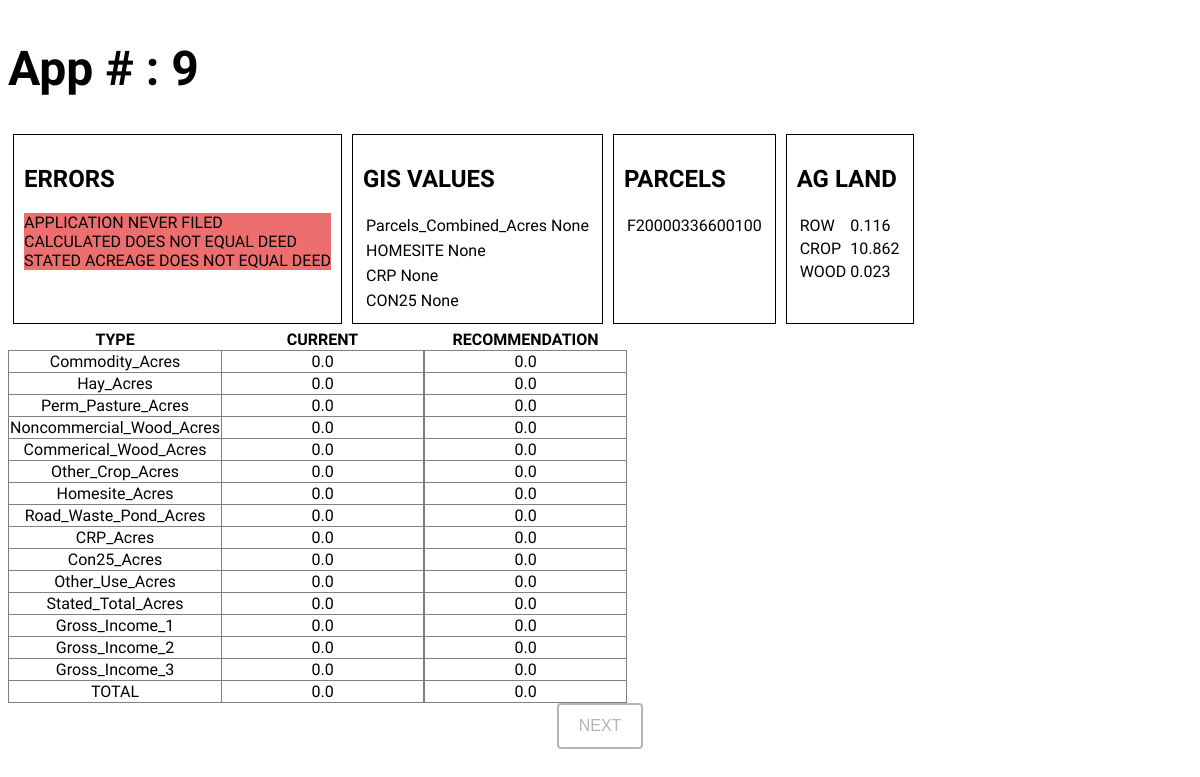
Screenshot of /9 with the database file from the repository.
### models.py (models this page shows)
class CAUVApp(db.Model):
    id = db.Column(
        type_=db.Integer,
        primary_key=True,
    )
    AG_APP = db.Column(
        type_=db.String(30),
        nullable=False
    )
    Commodity_Acres = db.Column(
        type_=db.Float(3),
    )
    Hay_Acres = db.Column(
        type_=db.Float(3),
    )
    Perm_Pasture_Acres = db.Column(
        type_=db.Float(3),
    )
    Noncommercial_Wood_Acres = db.Column(
        type_=db.Float(3),
    )
    Commerical_Wood_Acres = db.Column(
        type_=db.Float(3),
    )
    Other_Crop_Acres = db.Column(
        type_=db.Float(3),
    )
    Homesite_Acres = db.Column(
        type_=db.Float(3),
    )
    Road_Waste_Pond_Acres = db.Column(
        type_=db.Float(3),
    )
    CRP_Acres = db.Column(
        type_=db.Float(3),
    )
    Con25_Acres = db.Column(
        type_=db.Float(3),
    )
    Other_Use_Acres = db.Column(
        type_=db.Float(3),
    )
    Stated_Total_Acres = db.Column(
        type_=db.Float(3),
        nullable=False,
    )
    Gross_Income_1 = db.Column(
        type_=db.Float(2),
    )
    Gross_Income_2 = db.Column(
        type_=db.Float(2),
    )
    Gross_Income_3 = db.Column(
        type_=db.Float(2),
    )

### routes.py (the view)
@app.route('/<int:id>', methods = ['POST', 'GET'])
def base(id):
    next_id = id + 1
    if request.method == "POST":
        return redirect('/' + str(next_id))
    else:
        app_select = CAUVApp.query.filter(CAUVApp.AG_APP == id).first()
        if app_select is None:
            return redirect('/' + str(next_id))
        else:
            current = current_app(id)
            current_sum = current_app_sum(id)
            AG_LAND_parcels = parcel_view(id)
            AG_LAND_parcel_sum = parcel_sum(AG_LAND_parcels)
            AG_LAND_land = land_view(id)
            AG_LAND_land_sum = land_sum(AG_LAND_land)
            errors_compiled = compiled_errors(
                app_num=id,
                parcel_sum=AG_LAND_parcel_sum,
                AG_LAND_land=AG_LAND_land,
                current_sum=current_sum,
            )
            app_recommendation = recommendation(
                app_num=id,
                AG_LAND_parcel=AG_LAND_parcels,
                AG_LAND_land=AG_LAND_land,
                errors=errors_compiled,
            )
            app_recommendation_sum = recommendation_sum(app_recommendation)
            if len(errors_compiled) == 0:
                return redirect('/' + str(next_id))
            return render_template(
                'index.html',
                appNum=id,
                errors=errors_compiled,
                current=current,
                current_sum=current_sum,
                AG_LAND_parcels=AG_LAND_parcels,
                AG_LAND_parcel_sum=AG_LAND_parcel_sum,
                AG_LAND_land=AG_LAND_land,
                AG_LAND_land_sum=AG_LAND_land_sum,
                recommendation=app_recommendation,
                recommendation_sum=app_recommendation_sum,
            )

### AG_LAND.py (called while the page is built)
def parcel_view(app_num):
    parcels= []
    parcels_dict_list = []
    app_select = AG_LAND.query.filter(AG_LAND.AGAPPL == app_num).all()
    for row in app_select:
        if row.PARID in parcels:
            continue
        else:
            parcels.append(row.PARID)
    for parcel in parcels:
        parcels_dict ={
        "PARID": None,
        "PARCEL_ACREAGE": None,
        }
        parcels_dict['PARID'] = parcel
        parcel_query = AG_LAND.query.filter(
            AG_LAND.AGAPPL == app_num,
            AG_LAND.PARID == parcel
        ).first()
        parcels_dict['PARCEL_ACREAGE'] = round(parcel_query.PARCEL_ACREAGE,3)
        parcels_dict_list.append(parcels_dict)
    return parcels_dict_list

def parcel_sum(parcels_dict_list):
    parcels_sum = []
    for each in parcels_dict_list:
        parcels_sum.append(each['PARCEL_ACREAGE'])
    total_acres = round(sum(parcels_sum),3)
    return total_acres

def land_view(app_num):
    app_select = AG_LAND.query.filter(AG_LAND.AGAPPL == app_num).all()
    land = []
    land_dict_list = []
    for row in app_select:
        if row.LAND_USE_TYPE in land:
            continue
        else:
            land.append(row.LAND_USE_TYPE)
    for type in land:
        land_dict = {
        "LAND_USE_TYPE": None,
        "LAND_USE_ACRES": None,
        }
        land_dict['LAND_USE_TYPE'] = type
        land_query = AG_LAND.query.filter(
            AG_LAND.AGAPPL == app_num,
            AG_LAND.LAND_USE_TYPE == type
        ).all()
        land_type_sum = []
        for each in land_query:
            land_type_sum.append(each.LAND_USE_ACRES)
        land_dict['LAND_USE_ACRES'] = round(sum(land_type_sum),3)
        land_dict_list.append(land_dict)
    return land_dict_list

def land_sum(land_dict_list):
    land_sum = []
    for each in land_dict_list:
        land_sum.append(each['LAND_USE_ACRES'])
    total_acres = round(sum(land_sum),3)
    return total_acres

### CURRENT.py (called while the page is built)
def current_app_sum(app_num):
    app_select = CAUVApp.query.filter(CAUVApp.AG_APP == app_num).first()
    app_sum = [
        app_select.Commodity_Acres,
        app_select.Hay_Acres,
        app_select.Noncommercial_Wood_Acres,
        app_select.Commerical_Wood_Acres,
        app_select.Other_Crop_Acres,
        app_select.Homesite_Acres,
        app_select.Road_Waste_Pond_Acres,
        app_select.CRP_Acres,
        app_select.Con25_Acres,
        app_select.Other_Use_Acres,
    ]
    return round(sum(app_sum),3)

### templates/index.html (shortened to what this page needs)
{% extends 'base.html' %}
{% block body %}
<div class="APPNUM">
  <h1>
  App # : {{ appNum }}
  </h1>
</div>
<div class="GENERAL_INFO">
  <div class="GENERAL_INFO_ITEM">
    <h2>ERRORS</h2>
    {% for each in errors %}
      <div class="ERRORS">
        {{each}}
      </div>
    {% endfor %}
  </div>
  <div class="GENERAL_INFO_ITEM">
    <h2>GIS VALUES</h2>
    {% for each in current['GIS_VALUES'] %}
    <table>
      <tr>
        <td>
          {{each}}
        </td>
        <td>
          {{ current['GIS_VALUES'][each] }}
        </td>
      </tr>
    </table>
    {% endfor %}
  </div>
  <div class="GENERAL_INFO_ITEM">
    <h2>PARCELS</h2>
    <table>
      {% for each in AG_LAND_parcels %}
      <tr>
        <td>
          {{ each['PARID'] }}
        </td>
      </tr>
      {% endfor %}
    </table>
  </div>
  <div class="GENERAL_INFO_ITEM">
    <h2>AG LAND</h2>
    <table>
      {% for each in AG_LAND_land %}
      <tr>
        <td>
          {{ each['LAND_USE_TYPE'] }}
        </td>
        <td>
          {{ each['LAND_USE_ACRES'] }}
        </td>
      </tr>
      {% endfor %}
    </table>
  </div>
</div>
<div class="APP">
  <table>
    <tr>
      <th>TYPE</th>
      <th>CURRENT</th>
    </tr>
    {% for each in current['APP_VALUES'] %}
      <tr>
        <td>
          {{ each }}
        </td>
        <td>
          {{ current['APP_VALUES'][each] }}
        </td>
      </tr>
    {% endfor %}
    <tr>
      <td>TOTAL</td>
      <td>
        {{ current_sum }}
      </td>
    </tr>
  </table>
  <table>
    <tr>
      <th>RECOMMENDATION</th>
    </tr>
    {% for each in recommendation %}
    <tr>
      <td>
          {{ recommendation[each] }}
      </td>
    </tr>
    {% endfor %}
    <tr>
      <td>
        {{ recommendation_sum }}
      </td>
    </tr>
  </table>
</div>
<form method="post">
  <input type="submit" id="submit" name="submit" value="NEXT">
</form>
{% endblock %}

### static/css/main.css (style rules this page uses)
body { font-family: 'Oxygen', sans-serif; font-size: 16px; text-align: center; display: flex; flex-direction: column; justify-content: center; }
.APPNUM { font-size: 24px; text-align: left; }
.GENERAL_INFO { display: flex; text-align: left; flex-direction: row; }
.GENERAL_INFO_ITEM { padding: 10px; border: solid 1px black; margin: 5px; }
.ERRORS { background-color: hsl(0, 78%, 68%); }
.APP { display: flex; flex-direction: row; }
.APP table { border-collapse: collapse; padding: 5px; }
.APP td { border: solid 1px gray; }
.APP th { width: 200px; }
#submit { color: hsla(0, 0%, 71%, 1); font-size: 16px; background-color: hsla(0, 0%, 100%, 1); padding: 12px 20px; border: 2px solid hsla(0, 0%, 71%, 1); border-radius: 4px; }

### rows the page displays
CAUVApp: Commodity_Acres "0.0" "0.0" "0.0" "0.0" "0.0" "0.0" "0.0" "0.0" "0.0" "0.0" "0.0" "0.0" "0.0" "0.0" "0.0", Commodity_Acres "0.0" "0.0" "0.0" "0.0" "0.0" "0.0" "0.0" "0.0" "0.0" "0.0" "0.0" "0.0" "0.0" "0.0" "0.0"

### other values shown
{{ appNum }} "9"
{{ each }} "APPLICATION NEVER FILED" "CALCULATED DOES NOT EQUAL DEED" "STATED ACREAGE DOES NOT EQUAL DEED"
{{ each }} "Parcels_Combined_Acres" "HOMESITE" "CRP" "CON25"
{{ current['GIS_VALUES'][each] }} "None" "None" "None" "None"
{{ each['PARID'] }} "F20000336600100"
{{ each['LAND_USE_TYPE'] }} "ROW" "CROP" "WOOD"
{{ each['LAND_USE_ACRES'] }} "0.116" "10.862" "0.023"
{{ each }} "Commodity_Acres" "Hay_Acres" "Perm_Pasture_Acres" "Noncommercial_Wood_Acres" "Commerical_Wood_Acres" "Other_Crop_Acres" "Homesite_Acres" "Road_Waste_Pond_Acres" "CRP_Acres" "Con25_Acres" "Other_Use_Acres" "Stated_Total_Acres" "Gross_Income_1" "Gross_Income_2" "Gross_Income_3"
{{ current_sum }} "0.0"
{{ recommendation_sum }} "0.0"
